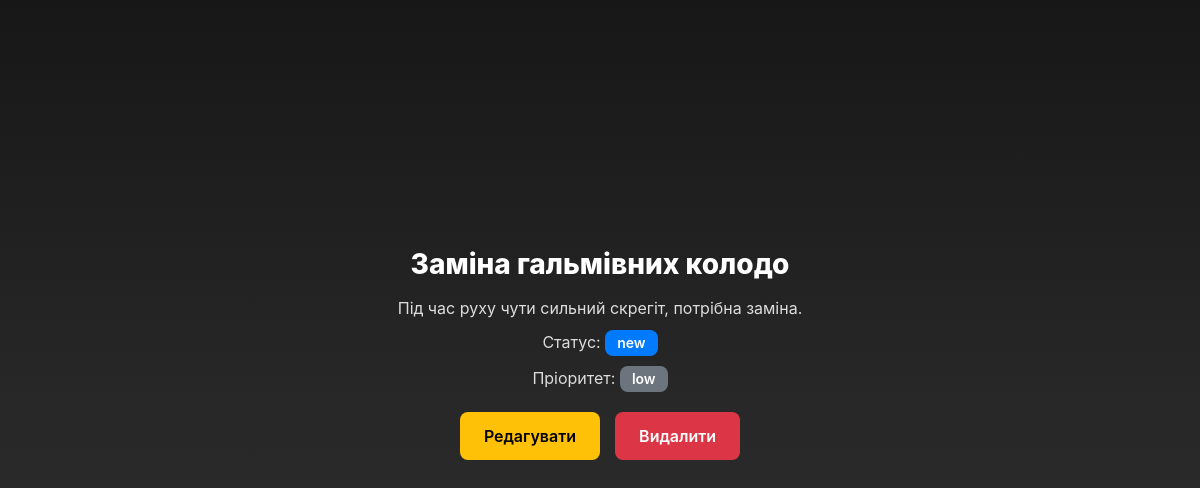
/1/, run on the app's committed database.
### tasks/models.py (models this page shows, shortened)
class Task(models.Model):
    STATUS_CHOICES = [
        ("new", "Нове"),
        ("in_progress", "В роботі"),
        ("done", "Завершено"),
    ]
    PRIORITY_CHOICES = [
        ("low", "Легке"),
        ("medium", "Нормальне"),
        ("high", "Складне"),
    ]
    title = models.CharField(max_length=256)
    description = models.TextField()
    status = models.CharField(max_length=20, choices=STATUS_CHOICES, default="new")
    priority = models.CharField(max_length=20, choices=PRIORITY_CHOICES, default="medium")
    due_date = models.DateField(null=True, blank=True)
    creator = models.ForeignKey(settings.AUTH_USER_MODEL, on_delete=models.CASCADE, related_name="tasks")

### tasks/views.py (the view)
# urls.py: path("<int:pk>/", views.TaskDetailView.as_view(), name="task-detail"),
class TaskDetailView(DetailView):
    model = models.Task
    context_object_name = "task"
    template_name = 'tasks/task_detail.html'

### task_treking/templates/tasks/task_detail.html (shortened to what this page needs)
{% extends 'tasks/base.html' %}
{% block content %}
<div class="task-detail-wrapper-777">
  <div class="task-detail-card-777">
    <h2>{{ task.title }}</h2>
    <p>{{ task.description }}</p>
    <p>Статус: <span class="badge badge-primary">{{ task.status }}</span></p>
    <p>Пріоритет: <span class="badge badge-secondary">{{ task.priority }}</span></p>
    <div class="task-btns-777">
      <a href="{% url 'tasks:task-update' task.id %}" class="btn-custom btn-warning">Редагувати</a>
      <a href="{% url 'tasks:task-delete' task.id %}" class="btn-custom btn-danger">Видалити</a>
    </div>
  </div>
</div>
{% endblock %}

### task_treking/templates/tasks/task_detail.html (style rules this page uses)
.task-detail-wrapper-777 { display: flex; flex-direction: column; align-items: center; justify-content: center; min-height: calc(100vh - 140px); padding: 30px; color: #fff; }
.task-detail-card-777 { padding: 25px; border-radius: 15px; width: 100%; max-width: 500px; text-align: center; }
.task-detail-card-777 h2 { font-size: 28px; font-weight: 800; margin-bottom: 15px; color: #fff; }
.task-detail-card-777 p { font-size: 16px; margin-bottom: 10px; color: #ddd; }
.badge { padding: 6px 12px; border-radius: 8px; font-size: 14px; font-weight: 600; }
.badge-primary { background: #007bff; color: #fff; }
.badge-secondary { background: #6c757d; color: #fff; }
.task-btns-777 { display: flex; justify-content: center; gap: 15px; margin-top: 20px; }
.task-btns-777 .btn-custom { border: none; border-radius: 8px; padding: 12px 24px; font-size: 16px; font-weight: 600; text-decoration: none; transition: transform 0.2s, opacity 0.2s, box-shadow 0.2s; }
.btn-warning { background: #ffc107; color: #000; }
.btn-danger { background: #dc3545; color: #fff; }

### task_treking/templates/tasks/base.html (style rules this page uses)
body { background: linear-gradient(to bottom, hsl(0, 0%, 9%), #282828, #2f2f2f); min-height: 100vh; color: white; }

### data on the page
Task: title "Заміна гальмівних колодо", description "Під час руху чути сильний скрегіт, потрібна заміна.", status "new", priority "low"
